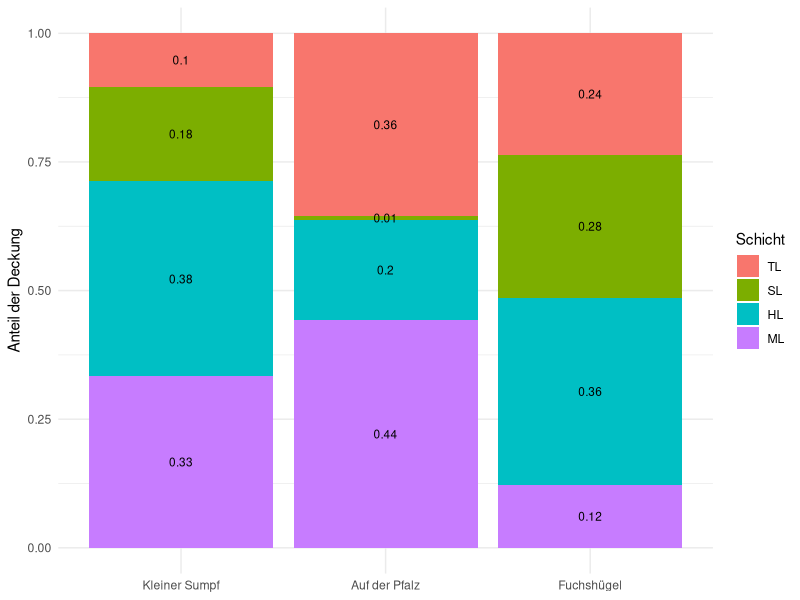

The R script that drew this image:
## ---- chunk 1
library(tidyverse)
library(readxl)
library(writexl)
library(vegan)
library(ggplot2)
## ---- chunk 2
#| label: read data
#| output: true
vegdata <- read.csv("vegdata_final.csv")
str(vegdata)
#spalten anders ordnen
vegdata <- vegdata %>%
  relocate(Transekt, Transektnummer, .after = Name)
str(vegdata)
## ---- chunk 3
#| label: convert to long format
#| output: false

#Umwandeln zu Long format: 0-Werte bleiben erhalten

rownames(vegdata) <- vegdata$Name 
vegdata$Name <- NULL 
ncol(vegdata) 
str(vegdata)
art_cols <- grep("_(TL|HL|ML|SL)$", names(vegdata), value = TRUE)
veg_long <- vegdata %>%
  rownames_to_column("Name") %>%
  pivot_longer(cols = all_of(art_cols), names_to = "Art_full", values_to = "Deckung") %>% 
  tidyr::separate(Art_full, into = c("Art", "Schicht"), sep = "_(?=[A-Z]{1,2}$)")
#sep trennt die Schicht sauber ab, da Arten als Gattung_Epitheton_Schicht vorliegen
str(veg_long)
## ---- chunk 4
#| label: create subsets

#subsets für jede fläche machen
Lic_subset <- subset(veg_long, site == "Lic")
MN_subset <- subset(veg_long, site =="Meu_nass")
MT_subset <- subset(veg_long, site =="Meu_trock")

## ---- chunk 5
#mittlere Deckungen
p1 <- Lic_subset %>%
  group_by(Art) %>%
  summarise(
    mean_deckung = mean(Deckung, na.rm = TRUE),
    n = sum(Deckung > 0)
  ) %>%
  arrange(desc(mean_deckung)) %>%
  slice_head(n = 10) %>%
  ggplot(aes(x = reorder(Art, mean_deckung), y = mean_deckung)) +
  geom_col(fill = "darkgreen") +
  geom_text(aes(label = paste0("n=", n)),
            hjust = -0.1, size = 3) +
  coord_flip() +
  scale_y_continuous(limits = c(0, 45))+
  labs(
    x = "Art",
    y = "Mittlere Deckung %",
    title = "Kleiner Sumpf"
  ) +
  theme_minimal()

p2 <- MN_subset %>%
  group_by(Art) %>%
  summarise(
    mean_deckung = mean(Deckung, na.rm = TRUE),
    n = sum(Deckung > 0)
  ) %>%
  arrange(desc(mean_deckung)) %>%
  slice_head(n = 10) %>%
  ggplot(aes(x = reorder(Art, mean_deckung), y = mean_deckung)) +
  geom_col(fill = "darkgreen") +
  geom_text(aes(label = paste0("n=", n)),
            hjust = -0.1, size = 3) +
  coord_flip() +
  scale_y_continuous(limits = c(0, 45))+
  labs(
    x = "Art",
    y = "Mittlere Deckung %",
    title = "Auf der Pfalz"
  ) +
  theme_minimal()

p3 <- MT_subset %>%
  group_by(Art) %>%
  summarise(
    mean_deckung = mean(Deckung, na.rm = TRUE),
    n = sum(Deckung > 0)
  ) %>%
  arrange(desc(mean_deckung)) %>%
  slice_head(n = 10) %>%
  ggplot(aes(x = reorder(Art, mean_deckung), y = mean_deckung)) +
  geom_col(fill = "darkgreen") +
  geom_text(aes(label = paste0("n=", n)),
            hjust = -0.1, size = 3) +
  coord_flip() +
  scale_y_continuous(limits = c(0, 45))+
  labs(
    x = "Art",
    y = "Mittlere Deckung %",
    title = "Fuchshügel"
  ) +
  theme_minimal()

#p_all <- (p1/p2/p3)+plot_annotation(
#    title = "Top 10 Arten nach mittlerer Deckung",
#    theme = theme(plot.title = element_text(size = 18, face = "bold", hjust = 0.5)))
#ggsave("top10_deckung.png", p_all,
#       width = 14, height = 6, dpi = 300)
## ---- chunk 6
layer_deckung <- veg_long %>%
  group_by(site, Schicht) %>%
  summarise(Deckung = mean(Deckung, na.rm = TRUE), .groups = "drop") %>%
  group_by(site) %>%
  mutate(prop = Deckung / sum(Deckung))
str(layer_deckung)

layer_deckung$Schicht <- factor(
  layer_deckung$Schicht,
  levels = c("TL", "SL", "HL", "ML")
)
  
ggplot(layer_deckung, aes(x = site, y = prop, fill = Schicht)) +
  geom_col() +
  labs(y = "Anteil der Deckung", x = NULL) +
  geom_text(aes(label = round(prop,2)), size = 3, position = position_stack(vjust = 0.5))+
  scale_x_discrete(labels = c(
    "Meu_nass" = "Auf der Pfalz",
    "Meu_trock" = "Fuchshügel",
    "Lic" = "Kleiner Sumpf"))+
  theme_minimal()

#ggplot(layer_deckung, aes(fill=Schicht, y=Deckung, x=site)) + 
#    geom_bar(position="fill", stat="identity")
## ---- chunk 7
# Zeigerwerte von GBIF
zeigerwerte <- read.table("dwca-zeigerwerte-v1.2/ellenberg.txt",sep = "\t", header = TRUE)
zeigerwerte <- zeigerwerte %>%
  rename(gbif_name = id)
# Liste meiner Arten, Artnamen für GBIF-Artnamen angepasst
mapping <- read_xlsx("artenliste_mapping.xlsx")

# Tabellen zusammenführen
zeiger_mapped <- zeigerwerte %>%
  inner_join(mapping, by = "gbif_name") %>%
  select(gbif_name, my_name, light, temperature, continental, wetness, alkalinity, nitrogen, salinity)

# Tabelle aufräumen
zeiger_mapped <- zeiger_mapped %>%
  mutate(across(
    c(light, temperature, continental, wetness, alkalinity, nitrogen, salinity),
    ~ str_remove_all(.x, "[~()xX=]") %>%
      as.numeric()
  ))
zeiger_mapped <- zeiger_mapped %>%
  rename(Art = my_name)
zeiger_mapped <- zeiger_mapped %>%
  select(-gbif_name)
## ---- chunk 8
#gewichtete zeigerwerte berechnen
combined_data <- left_join(veg_long, zeiger_mapped, by = "Art")
str(combined_data)

weighted_values <- combined_data %>%
  group_by(plot.ID, Name, site, Transekt, Transektnummer) %>%
  summarise(
    Weighted_light = sum(Deckung * light, na.rm = TRUE) / sum(Deckung, na.rm = TRUE),
    Weighted_temperature = sum(Deckung * temperature, na.rm = TRUE) / sum(Deckung, na.rm = TRUE),
    Weighted_wetness = sum(Deckung * wetness, na.rm = TRUE) / sum(Deckung, na.rm = TRUE),
    Weighted_nitrogen = sum(Deckung * nitrogen, na.rm = TRUE) / sum(Deckung, na.rm = TRUE),
    Weighted_continental = sum(Deckung * continental, na.rm = TRUE) / sum(Deckung, na.rm = TRUE),
    Weighted_alkalinity = sum(Deckung * alkalinity, na.rm = TRUE) / sum(Deckung, na.rm = TRUE),
    Weighted_salinity = sum(Deckung * salinity, na.rm = TRUE) / sum(Deckung, na.rm = TRUE),
    .groups = "drop"
  )

#write_xlsx(weighted_values, "Zeigerwerte_gewichtet.xlsx")
## ---- chunk 9
####species richness, Shannon Index, relative Häufigkeit und species evenness bestimmen####

#anlegen einer Vegetationsmatrix
comm_matrix <- veg_long %>%
  group_by(plot.ID, Art) %>%
  summarise(Deckung = sum(Deckung), .groups = "drop") %>%
  tidyr::pivot_wider(
    names_from = Art,
    values_from = Deckung,
    values_fill = 0
  ) %>%
  tibble::column_to_rownames("plot.ID")
str(comm_matrix)

#berechnen von species richness, shannon Index, relativer Häufigkeit und Evenness

species_richness <- specnumber(comm_matrix)
shannon_index <- diversity(comm_matrix, index = "shannon")
relative_freq <- decostand(comm_matrix, method = "total")
species_evenness <- shannon_index / log(specnumber(comm_matrix))

# Ergebnisse in ein Dataframe packen:

results <- data.frame(
  Plot = rownames(comm_matrix),
  Richness = species_richness,
  Shannon = shannon_index,
  Evenness = species_evenness)

print(results)

#als Excel speichern
write_xlsx(results, "Ergebnisse_species_richness.xlsx")
